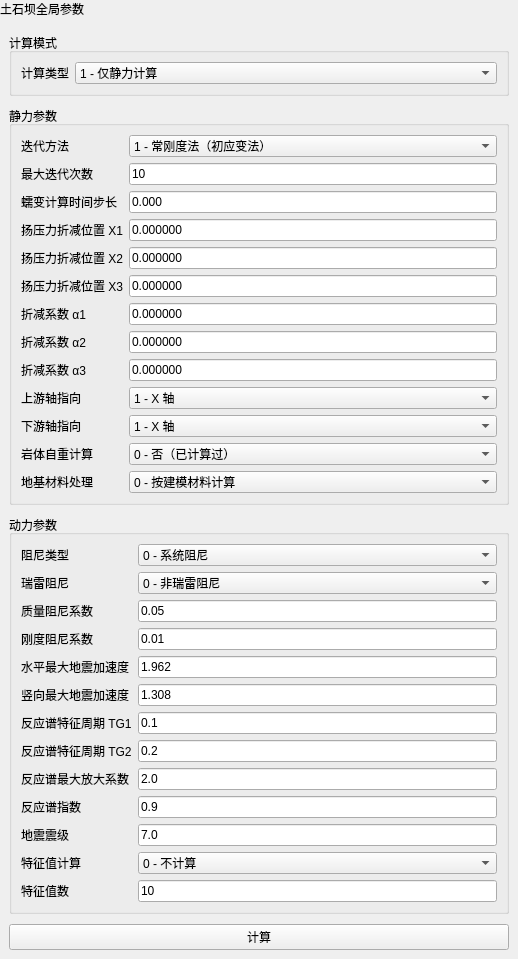
<?xml version="1.0" encoding="utf-8"?>
<ui version="4.0">
 <class>DamAnalysisWidget</class>
 <widget class="QWidget" name="DamAnalysisWidget">
  <property name="geometry"><rect><x>0</x><y>0</y><width>518</width><height>720</height></rect></property>
  <property name="windowTitle"><string>土石坝计算</string></property>
  <layout class="QVBoxLayout" name="verticalLayout">
   <property name="leftMargin"><number>0</number></property><property name="topMargin"><number>0</number></property><property name="rightMargin"><number>0</number></property><property name="bottomMargin"><number>0</number></property>
   <item><widget class="QLabel" name="pageHeaderLabel"><property name="text"><string>土石坝全局参数</string></property><property name="visible"><bool>false</bool></property></widget></item>
   <item><layout class="QVBoxLayout" name="contentLayout">
    <property name="leftMargin"><number>9</number></property><property name="topMargin"><number>9</number></property><property name="rightMargin"><number>9</number></property><property name="bottomMargin"><number>9</number></property><property name="spacing"><number>10</number></property>
    <item><widget class="QGroupBox" name="groupBoxIfill"><property name="title"><string>计算模式</string></property><layout class="QFormLayout" name="formLayoutMode"><item row="0" column="0"><widget class="QLabel" name="labelLine19"><property name="text"><string>计算类型</string></property><property name="wordWrap"><bool>false</bool></property></widget></item><item row="0" column="1"><widget class="QComboBox" name="comboLine19"><item><property name="text"><string>1 - 仅静力计算</string></property></item><item><property name="text"><string>2 - 仅动力计算</string></property></item><item><property name="text"><string>3 - 静力后继续动力计算</string></property></item><property name="minimumSize"><size><width>0</width><height>0</height></size></property></widget></item></layout></widget></item>
    <item><widget class="QGroupBox" name="groupStatic"><property name="title"><string>静力参数</string></property><layout class="QFormLayout" name="formLayoutStatic"><item row="0" column="0"><widget class="QLabel" name="labelLine20"><property name="text"><string>迭代方法</string></property><property name="wordWrap"><bool>false</bool></property></widget></item><item row="0" column="1"><widget class="QComboBox" name="comboMethodIter"><item><property name="text"><string>1 - 常刚度法（初应变法）</string></property></item><item><property name="text"><string>2 - 常刚度法（初应力法）</string></property></item><item><property name="text"><string>3 - 变刚度法（切线刚度法）</string></property></item><item><property name="text"><string>4 - 中点增量法（土坝填筑）</string></property></item><property name="minimumSize"><size><width>0</width><height>0</height></size></property></widget></item><item row="1" column="0"><widget class="QLabel" name="labelIter"><property name="text"><string>最大迭代次数</string></property><property name="wordWrap"><bool>false</bool></property></widget></item><item row="1" column="1"><widget class="QLineEdit" name="editIter"><property name="text"><string>10</string></property><property name="minimumSize"><size><width>0</width><height>0</height></size></property></widget></item><item row="2" column="0"><widget class="QLabel" name="labelLine21"><property name="text"><string>蠕变计算时间步长</string></property><property name="wordWrap"><bool>false</bool></property></widget></item><item row="2" column="1"><widget class="QLineEdit" name="editLine21"><property name="text"><string>0.000</string></property><property name="minimumSize"><size><width>0</width><height>0</height></size></property></widget></item><item row="3" column="0"><widget class="QLabel" name="labelX1"><property name="text"><string>扬压力折减位置 X1</string></property><property name="wordWrap"><bool>false</bool></property></widget></item><item row="3" column="1"><widget class="QLineEdit" name="editX1"><property name="text"><string>0.000000</string></property><property name="minimumSize"><size><width>0</width><height>0</height></size></property></widget></item><item row="4" column="0"><widget class="QLabel" name="labelX2"><property name="text"><string>扬压力折减位置 X2</string></property><property name="wordWrap"><bool>false</bool></property></widget></item><item row="4" column="1"><widget class="QLineEdit" name="editX2"><property name="text"><string>0.000000</string></property><property name="minimumSize"><size><width>0</width><height>0</height></size></property></widget></item><item row="5" column="0"><widget class="QLabel" name="labelX3"><property name="text"><string>扬压力折减位置 X3</string></property><property name="wordWrap"><bool>false</bool></property></widget></item><item row="5" column="1"><widget class="QLineEdit" name="editX3"><property name="text"><string>0.000000</string></property><property name="minimumSize"><size><width>0</width><height>0</height></size></property></widget></item><item row="6" column="0"><widget class="QLabel" name="labelAlfa1"><property name="text"><string>折减系数 α1</string></property><property name="wordWrap"><bool>false</bool></property></widget></item><item row="6" column="1"><widget class="QLineEdit" name="editAlfa1"><property name="text"><string>0.000000</string></property><property name="minimumSize"><size><width>0</width><height>0</height></size></property></widget></item><item row="7" column="0"><widget class="QLabel" name="labelAlfa2"><property name="text"><string>折减系数 α2</string></property><property name="wordWrap"><bool>false</bool></property></widget></item><item row="7" column="1"><widget class="QLineEdit" name="editAlfa2"><property name="text"><string>0.000000</string></property><property name="minimumSize"><size><width>0</width><height>0</height></size></property></widget></item><item row="8" column="0"><widget class="QLabel" name="labelAlfa3"><property name="text"><string>折减系数 α3</string></property><property name="wordWrap"><bool>false</bool></property></widget></item><item row="8" column="1"><widget class="QLineEdit" name="editAlfa3"><property name="text"><string>0.000000</string></property><property name="minimumSize"><size><width>0</width><height>0</height></size></property></widget></item><item row="9" column="0"><widget class="QLabel" name="labelAxisUp"><property name="text"><string>上游轴指向</string></property><property name="wordWrap"><bool>false</bool></property></widget></item><item row="9" column="1"><widget class="QComboBox" name="comboAxisUp"><item><property name="text"><string>1 - X 轴</string></property></item><item><property name="text"><string>2 - Y 轴</string></property></item><item><property name="text"><string>3 - Z 轴</string></property></item><property name="minimumSize"><size><width>0</width><height>0</height></size></property></widget></item><item row="10" column="0"><widget class="QLabel" name="labelAxisDown"><property name="text"><string>下游轴指向</string></property><property name="wordWrap"><bool>false</bool></property></widget></item><item row="10" column="1"><widget class="QComboBox" name="comboAxisDown"><item><property name="text"><string>1 - X 轴</string></property></item><item><property name="text"><string>2 - Y 轴</string></property></item><item><property name="text"><string>3 - Z 轴</string></property></item><property name="minimumSize"><size><width>0</width><height>0</height></size></property></widget></item><item row="11" column="0"><widget class="QLabel" name="labelIfRock"><property name="text"><string>岩体自重计算</string></property><property name="wordWrap"><bool>false</bool></property></widget></item><item row="11" column="1"><widget class="QComboBox" name="comboIfRock"><item><property name="text"><string>0 - 否（已计算过）</string></property></item><item><property name="text"><string>1 - 是（本次计算）</string></property></item><property name="minimumSize"><size><width>0</width><height>0</height></size></property></widget></item><item row="12" column="0"><widget class="QLabel" name="labelIfIso"><property name="text"><string>地基材料处理</string></property><property name="wordWrap"><bool>false</bool></property></widget></item><item row="12" column="1"><widget class="QComboBox" name="comboIfIso"><item><property name="text"><string>0 - 按建模材料计算</string></property></item><item><property name="text"><string>1 - 按 IFISO 材料计算</string></property></item><property name="minimumSize"><size><width>0</width><height>0</height></size></property></widget></item></layout></widget></item>
    <item><widget class="QGroupBox" name="groupDynamic"><property name="title"><string>动力参数</string></property><layout class="QFormLayout" name="formLayoutDynamic"><item row="0" column="0"><widget class="QLabel" name="labelLine15"><property name="text"><string>阻尼类型</string></property><property name="wordWrap"><bool>false</bool></property></widget></item><item row="0" column="1"><widget class="QComboBox" name="comboLine15"><item><property name="text"><string>0 - 系统阻尼</string></property></item><item><property name="text"><string>1 - 分材料阻尼</string></property></item><property name="minimumSize"><size><width>0</width><height>0</height></size></property></widget></item><item row="1" column="0"><widget class="QLabel" name="labelLine16"><property name="text"><string>瑞雷阻尼</string></property><property name="wordWrap"><bool>false</bool></property></widget></item><item row="1" column="1"><widget class="QComboBox" name="comboLine16"><item><property name="text"><string>0 - 非瑞雷阻尼</string></property></item><item><property name="text"><string>1 - 瑞雷阻尼</string></property></item><property name="minimumSize"><size><width>0</width><height>0</height></size></property></widget></item><item row="2" column="0"><widget class="QLabel" name="labelLine17"><property name="text"><string>质量阻尼系数</string></property><property name="wordWrap"><bool>false</bool></property></widget></item><item row="2" column="1"><widget class="QLineEdit" name="editLine17"><property name="text"><string>0.05</string></property><property name="minimumSize"><size><width>0</width><height>0</height></size></property></widget></item><item row="3" column="0"><widget class="QLabel" name="labelLine18"><property name="text"><string>刚度阻尼系数</string></property><property name="wordWrap"><bool>false</bool></property></widget></item><item row="3" column="1"><widget class="QLineEdit" name="editLine18"><property name="text"><string>0.01</string></property><property name="minimumSize"><size><width>0</width><height>0</height></size></property></widget></item><item row="4" column="0"><widget class="QLabel" name="labelLine22"><property name="text"><string>水平最大地震加速度</string></property><property name="wordWrap"><bool>false</bool></property></widget></item><item row="4" column="1"><widget class="QLineEdit" name="editLine22"><property name="text"><string>1.962</string></property><property name="minimumSize"><size><width>0</width><height>0</height></size></property></widget></item><item row="5" column="0"><widget class="QLabel" name="labelLine23"><property name="text"><string>竖向最大地震加速度</string></property><property name="wordWrap"><bool>false</bool></property></widget></item><item row="5" column="1"><widget class="QLineEdit" name="editLine23"><property name="text"><string>1.308</string></property><property name="minimumSize"><size><width>0</width><height>0</height></size></property></widget></item><item row="6" column="0"><widget class="QLabel" name="labelLine24"><property name="text"><string>反应谱特征周期 TG1</string></property><property name="wordWrap"><bool>false</bool></property></widget></item><item row="6" column="1"><widget class="QLineEdit" name="editLine24"><property name="text"><string>0.1</string></property><property name="minimumSize"><size><width>0</width><height>0</height></size></property></widget></item><item row="7" column="0"><widget class="QLabel" name="labelLine25"><property name="text"><string>反应谱特征周期 TG2</string></property><property name="wordWrap"><bool>false</bool></property></widget></item><item row="7" column="1"><widget class="QLineEdit" name="editLine25"><property name="text"><string>0.2</string></property><property name="minimumSize"><size><width>0</width><height>0</height></size></property></widget></item><item row="8" column="0"><widget class="QLabel" name="labelLine26"><property name="text"><string>反应谱最大放大系数</string></property><property name="wordWrap"><bool>false</bool></property></widget></item><item row="8" column="1"><widget class="QLineEdit" name="editLine26"><property name="text"><string>2.0</string></property><property name="minimumSize"><size><width>0</width><height>0</height></size></property></widget></item><item row="9" column="0"><widget class="QLabel" name="labelLine27"><property name="text"><string>反应谱指数</string></property><property name="wordWrap"><bool>false</bool></property></widget></item><item row="9" column="1"><widget class="QLineEdit" name="editLine27"><property name="text"><string>0.9</string></property><property name="minimumSize"><size><width>0</width><height>0</height></size></property></widget></item><item row="10" column="0"><widget class="QLabel" name="labelLine28"><property name="text"><string>地震震级</string></property><property name="wordWrap"><bool>false</bool></property></widget></item><item row="10" column="1"><widget class="QLineEdit" name="editLine28"><property name="text"><string>7.0</string></property><property name="minimumSize"><size><width>0</width><height>0</height></size></property></widget></item><item row="11" column="0"><widget class="QLabel" name="labelLine29"><property name="text"><string>特征值计算</string></property><property name="wordWrap"><bool>false</bool></property></widget></item><item row="11" column="1"><widget class="QComboBox" name="comboLine29"><item><property name="text"><string>0 - 不计算</string></property></item><item><property name="text"><string>1 - 计算</string></property></item><property name="minimumSize"><size><width>0</width><height>0</height></size></property></widget></item><item row="12" column="0"><widget class="QLabel" name="labelLine30"><property name="text"><string>特征值数</string></property><property name="wordWrap"><bool>false</bool></property></widget></item><item row="12" column="1"><widget class="QLineEdit" name="editLine30"><property name="text"><string>10</string></property><property name="minimumSize"><size><width>0</width><height>0</height></size></property></widget></item></layout></widget></item>
    <item><widget class="QPushButton" name="btnCompute"><property name="text"><string>计算</string></property></widget></item>
    <item><spacer name="verticalSpacer"><property name="orientation"><enum>Qt::Vertical</enum></property><property name="sizeHint" stdset="0"><size><width>20</width><height>40</height></size></property></spacer></item>
   </layout></item>
  </layout>
 </widget>
 <resources/><connections/>
</ui>
